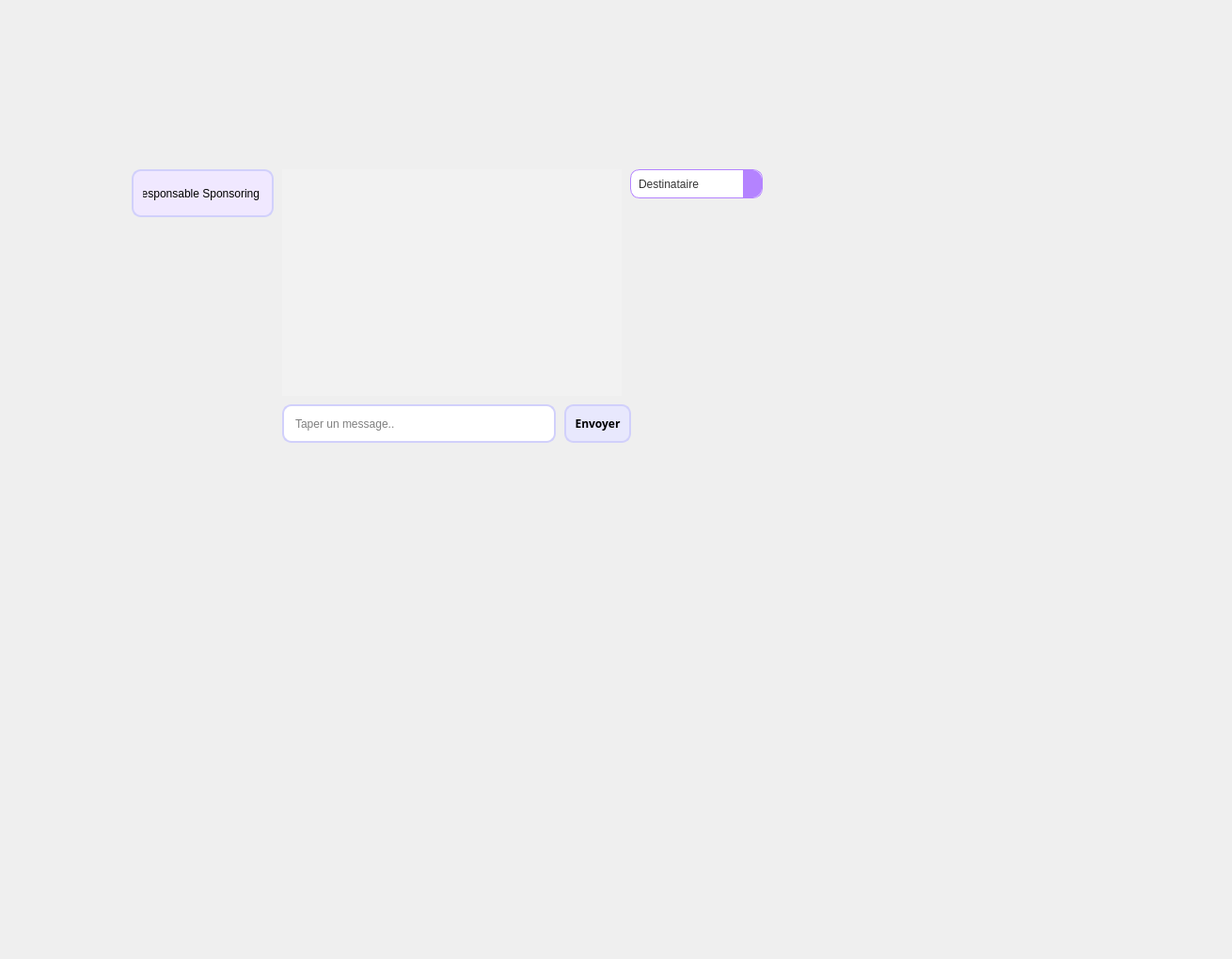
      <widget class="QWidget" name="tab_6">
       <attribute name="title">
        <string>ChatBox</string>
       </attribute>
       <widget class="QComboBox" name="spons_services_2">
        <property name="geometry">
         <rect>
          <x>670</x>
          <y>180</y>
          <width>141</width>
          <height>31</height>
         </rect>
        </property>
        <property name="styleSheet">
         <string notr="true">QComboBox#spons_services_2 {
    border: 1px solid #b483ff; /* Light purple border */
    border-radius: 10px;
    padding: 8px;
    background-color: #ffffff; /* White background */
    color: #333333; /* Text color */
}

QComboBox#spons_services_2:focus {
    border-color: #a35ad6; /* Focused border color */
}

QComboBox#spons_services_2::drop-down {
    subcontrol-origin: padding;
    subcontrol-position: top right;
    width: 20px; /* Adjust the width of the drop-down button */
    border-left: none; /* Remove the border on the left side of the drop-down button */
    border-top-right-radius: 10px; /* Rounded corner for the top-right of the drop-down button */
    border-bottom-right-radius: 10px; /* Rounded corner for the bottom-right of the drop-down button */
    background-color: #b483ff; /* Light purple background for the drop-down button */
}

QComboBox#spons_services_2::down-arrow {
    image: url(&quot;://arrow_down.png&quot;); /* Set a custom image for the drop-down arrow */
    width: 16px; /* Adjust the width of the arrow */
    height: 16px; /* Adjust the height of the arrow */
}</string>
        </property>
        <item>
         <property name="text">
          <string>Destinataire</string>
         </property>
        </item>
        <item>
         <property name="text">
          <string>Responsable POD</string>
         </property>
        </item>
        <item>
         <property name="text">
          <string>Responsable Trésorier</string>
         </property>
        </item>
        <item>
         <property name="text">
          <string>Responsable Invités</string>
         </property>
        </item>
        <item>
         <property name="text">
          <string>Responsable Logistique</string>
         </property>
        </item>
        <item>
         <property name="text">
          <string>Responsable Employes</string>
         </property>
        </item>
       </widget>
       <widget class="QPushButton" name="spons_chatbox_2">
        <property name="geometry">
         <rect>
          <x>600</x>
          <y>430</y>
          <width>71</width>
          <height>41</height>
         </rect>
        </property>
        <property name="font">
         <font>
          <family>Space Grotesk</family>
          <weight>75</weight>
          <bold>true</bold>
         </font>
        </property>
        <property name="styleSheet">
         <string notr="true">QLabel {
    font-family: &quot;Space Grotesk&quot;;
}
/* Push Button Styling */
QPushButton {
    background-color: #E8E8FD; /* Set the background color for the push button */
    border: 2px solid #D1D0FB; /* Set the border color */
    border-radius: 10px; /* Adjust the radius for the rounded corners */
    color: #000000; /* Set the text color */
    font-family: &quot;Space Grotesk&quot;;

}
QPushButton:hover
{
background-color:rgb(138, 110, 161);
color:white;
}


</string>
        </property>
        <property name="text">
         <string>Envoyer</string>
        </property>
       </widget>
       <widget class="QLineEdit" name="spons_msg_3">
        <property name="geometry">
         <rect>
          <x>300</x>
          <y>430</y>
          <width>291</width>
          <height>41</height>
         </rect>
        </property>
        <property name="styleSheet">
         <string notr="true">QLineEdit#spons_msg_3 {
    border: 2px solid #D1D0FB; /* Lighter blue border */
    border-radius: 10px;
    padding: 10px;
    background-color: #ffffff; /* White background */
}

QLineEdit#lineEdit_chatbox:focus {
    border-color: #92c9ff; /* Focused border color */
}

QLineEdit#lineEdit_chatbox::placeholder {
    color: #999999; /* Placeholder text color */
}</string>
        </property>
        <property name="text">
         <string/>
        </property>
        <property name="placeholderText">
         <string>Taper un message..</string>
        </property>
       </widget>
       <widget class="QListWidget" name="spons_chat_2">
        <property name="geometry">
         <rect>
          <x>300</x>
          <y>180</y>
          <width>361</width>
          <height>241</height>
         </rect>
        </property>
        <property name="styleSheet">
         <string notr="true">QListWidget {
    border: 0px solid #D1D0FB;
    background-color: #f2f2f2;
    padding: 10px;
}

QListWidget::item {
    margin-bottom: 10px;
    padding: 10px;
    border-radius: 8px;
    max-width: 70%;
    background-color: #6ec6ff; /* Light blue */
}

QListWidget::item:alternate {
    align-self: flex-end;
    background-color: #dff2ff; /* Light blue */
}

QListWidget::item:selected {
    background-color: #b7e1fc; /* Lighter blue */
}

QListWidget::item:hover {
    background-color: #ebf9ff; /* Lighter hover color */
}

QListWidget::item:selected:active {
    background-color: #92c9ff; /* Active selection color */
}

QListWidget::item::text {
    color: #333; /* Text color */
}

QListWidget::item::text:selected {
    color: #000; /* Selected text color */
}
</string>
        </property>
       </widget>
       <widget class="QLineEdit" name="spons_sender_2">
        <property name="geometry">
         <rect>
          <x>140</x>
          <y>180</y>
          <width>151</width>
          <height>51</height>
         </rect>
        </property>
        <property name="styleSheet">
         <string notr="true">QLineEdit#spons_sender_2 {
    border: 2px solid #D1D0FB; /* Bordure bleue plus claire */
    border-radius: 10px;
    padding: 10px;
    background-color: #f0e8ff; /* Fond violet clair */
}

QLineEdit#spons_sender_2:focus {
    border-color: #92c9ff; /* Couleur de bordure lorsqu'il est en focus */
}

QLineEdit#spons_sender_2::placeholder {
    color: #999999; /* Couleur du texte de l'indicateur */
}</string>
        </property>
        <property name="text">
         <string>Responsable Sponsoring</string>
        </property>
       </widget>
       <widget class="QLabel" name="label_43">
        <property name="geometry">
         <rect>
          <x>10</x>
          <y>-10</y>
          <width>991</width>
          <height>201</height>
         </rect>
        </property>
        <property name="styleSheet">
         <string notr="true">background-image: url(&quot;C:/Users/user/Desktop/projet_integration (4)/projet_integration/projet/Group 201 (1).png&quot;);
background-repeat: no-repeat;
background-position: center;
</string>
        </property>
        <property name="text">
         <string/>
        </property>
       </widget>
       <widget class="QLabel" name="label_61">
        <property name="geometry">
         <rect>
          <x>-110</x>
          <y>-110</y>
          <width>1301</width>
          <height>1011</height>
         </rect>
        </property>
        <property name="styleSheet">
         <string notr="true">background-image:url(:/tsawer/background.png)</string>
        </property>
        <property name="text">
         <string/>
        </property>
       </widget>
       <zorder>label_61</zorder>
       <zorder>spons_services_2</zorder>
       <zorder>spons_chatbox_2</zorder>
       <zorder>spons_msg_3</zorder>
       <zorder>spons_chat_2</zorder>
       <zorder>spons_sender_2</zorder>
       <zorder>label_43</zorder>
      </widget>
